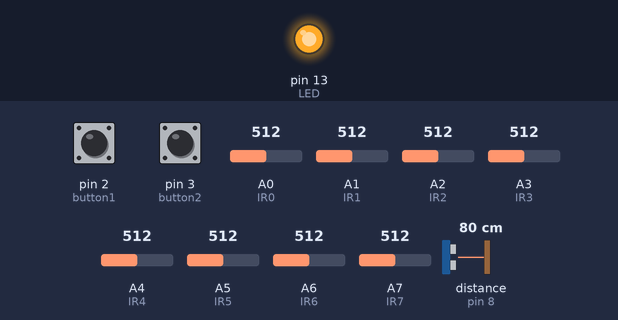
A sketch run on a simulated Arduino Nano, built with avr-gcc and run on an emulated ATmega328P. Parts: output pins drawn as LEDs (lit = HIGH). The test bench sets the inputs (shaded band); at power-on: A0 (IR0) = 512, A1 (IR1) = 512, A2 (IR2) = 512, pin 2 (button1) LOW, pin 3 (button2) LOW, A3 (IR3) = 512, A4 (IR4) = 512, A5 (IR5) = 512, A6 (IR6) = 512, A7 (IR7) = 512, distance to the obstacle (sensor on pin 8) 80 cm. The echo pulse lasts 58.3 µs per cm; what the sketch prints to the serial monitor is not drawn.

Above: at 4.2 s.
4.3 s: A0 (IR0) set to 111
7.3 s: A0 (IR0) set to 90
10.3 s: A1 (IR1) set to 109
13.3 s: A1 (IR1) set to 91
16.3 s: A2 (IR2) set to 104
19.3 s: A2 (IR2) set to 89
Timing chart, 0 to 22.3 s (numbered marks = the images above; inputs shaded):
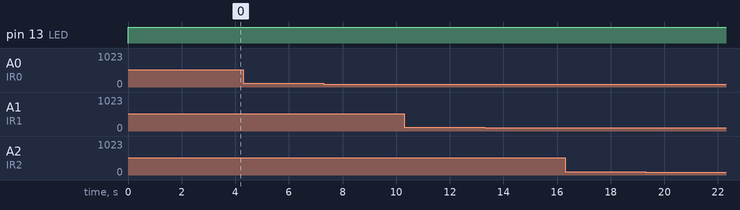

Measured:
- after the input at 4.3 s, every drawn part: stays the same
- after the input at 7.3 s, every drawn part: stays the same
- after the input at 10.3 s, every drawn part: stays the same
- after the input at 13.3 s, every drawn part: stays the same
- after the input at 16.3 s, every drawn part: stays the same
- after the input at 19.3 s, every drawn part: stays the same

The sketch:

IR_Sensor_RBTX2.ino
```cpp
#include <HCSR04.h>
#define Echo 8
#define Trig 4

UltraSonicDistanceSensor distanceSensor(Trig, Echo);
int button1=2;
int button2=3;
int IR0 = A0;
int IR1 = A1;                                                    //upper
int IR2 = A2;
int IR3 = A3;
int IR4 = A4;
int IR5 = A5;
int IR6 = A6;
int IR7 = A7;
int LED = 13;
void setup() {
  pinMode(button1, INPUT);
  pinMode(button2, INPUT);
  pinMode(IR0, INPUT);
  pinMode(IR1, INPUT);
  pinMode(IR2, INPUT);
  pinMode(IR3, INPUT);
  pinMode(IR4, INPUT);
  pinMode(IR5, INPUT);
  pinMode(IR6, INPUT);
  pinMode(IR7, INPUT);
  pinMode(LED, OUTPUT);
  Serial.begin(9600);
}

void loop() {
  delay(1);
  Serial.print(distanceSensor.measureDistanceCm());
  digitalWrite(LED,HIGH);
  Serial.print(" button1=");
  Serial.print(digitalRead(button1));
  Serial.print(" button2=");
  Serial.print(digitalRead(button2));
  Serial.print(" IR0=");
  Serial.print(analogRead(IR0));
  Serial.print(" IR1=");
  Serial.print(analogRead(IR1));
  Serial.print(" IR2=");
  Serial.print(analogRead(IR2));
  Serial.print(" IR3=");
  Serial.print(analogRead(IR3));
  Serial.print(" IR4=");
  Serial.print(analogRead(IR4));
  Serial.print(" IR5=");
  Serial.print(analogRead(IR5));
  Serial.print(" IR6=");
  Serial.print(analogRead(IR6));
  Serial.print(" IR7=");
  Serial.print(analogRead(IR7));
  Serial.println("");
}
```
